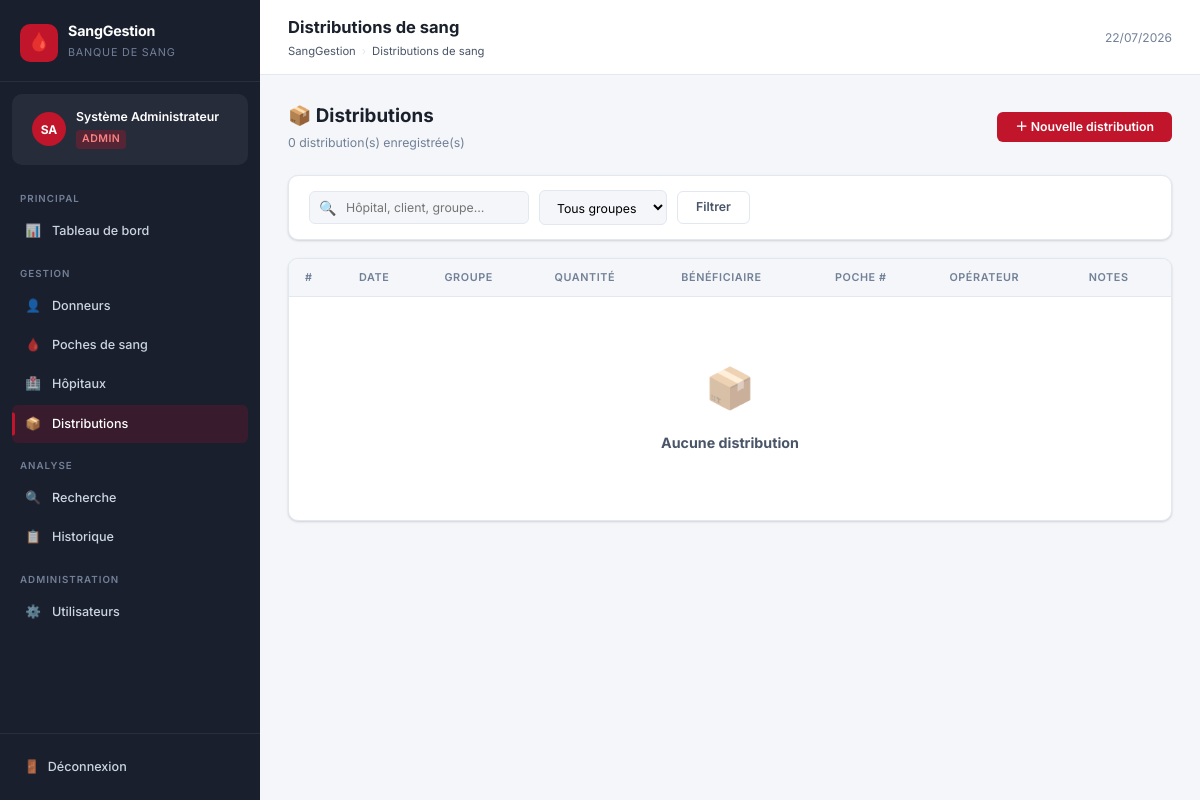
The page /vente.php (signed in) on the database its author committed.
### tables this page shows
CREATE TABLE IF NOT EXISTS utilisateurs (
    id         INT AUTO_INCREMENT PRIMARY KEY,
    nom        VARCHAR(80)  NOT NULL,
    prenom     VARCHAR(80)  NOT NULL,
    email      VARCHAR(150) NOT NULL UNIQUE,
    mot_de_passe VARCHAR(255) NOT NULL,
    role       ENUM('admin','agent','medecin') NOT NULL DEFAULT 'agent',
    actif      TINYINT(1) NOT NULL DEFAULT 1,
    cree_le    DATETIME NOT NULL DEFAULT CURRENT_TIMESTAMP,
    modifie_le DATETIME NOT NULL DEFAULT CURRENT_TIMESTAMP ON UPDATE CURRENT_TIMESTAMP
);

### auth_check.php (called while the page is built, shortened)
<?php
function getUtilisateurActuel(): array {
    $db   = getDB();
    $stmt = $db->prepare('SELECT id, nom, prenom, email, role FROM utilisateurs WHERE id = ? AND actif = 1');
    $stmt->execute([$_SESSION['user_id']]);
    $u = $stmt->fetch();
    return $u;
}
$userActuel = getUtilisateurActuel();

### vente.php (the view, shortened to what this page needs)
<?php
$root       = '../';
$pageTitre  = 'Distributions de sang';
$pageModule = 'ventes';
require_once __DIR__ . '/../includes/auth_check.php';
$db = getDB();
$search  = trim($_GET['q'] ?? '');
$page    = max(1,(int)($_GET['page'] ?? 1));
$limit   = 15; $offset = ($page-1)*$limit;
$where  = ['1=1']; $params = [];
$ws = 'WHERE '.implode(' AND ', $where);
$totalR = $db->prepare("SELECT COUNT(*) FROM ventes v JOIN poches p ON p.id=v.poche_id LEFT JOIN hopitaux h ON h.id=v.hopital_id $ws");
$totalR->execute($params); $total = $totalR->fetchColumn();
$stmt = $db->prepare(
    "SELECT v.*, p.groupe_sanguin, p.quantite_ml as stock_poche,
            h.nom as hopital_nom,
            CONCAT(u.prenom,' ',u.nom) as operateur
     FROM ventes v
     JOIN poches p ON p.id = v.poche_id
     LEFT JOIN hopitaux h ON h.id = v.hopital_id
     LEFT JOIN utilisateurs u ON u.id = v.utilisateur_id
     $ws ORDER BY v.date_operation DESC, v.cree_le DESC
     LIMIT $limit OFFSET $offset"
);
$stmt->execute($params);
$ventes = $stmt->fetchAll();
require_once __DIR__ . '/../includes/header.php';
?>
<div class="section-header">
    <div>
        <div class="section-titre">📦 Distributions</div>
        <div class="section-sous-titre"><?= $total ?> distribution(s) enregistrée(s)</div>
    </div>
    <button class="btn btn-primaire" data-ouvrir-modal="modalVente">＋ Nouvelle distribution</button>
</div>
<div class="carte-tableau" style="margin-bottom:18px;">
    <div style="padding:14px 20px;">
        <form method="GET" style="display:flex;gap:10px;flex-wrap:wrap;align-items:center;">
            <div class="champ-recherche">
                <span class="ic-recherche">🔍</span>
                <input type="text" name="q" value="<?= htmlspecialchars($search) ?>" placeholder="Hôpital, client, groupe…">
            </div>
            <select name="groupe" style="padding:8px 13px;border:1px solid var(--bordure);border-radius:var(--rayon-sm);font-family:inherit;font-size:.82rem;background:var(--fond);">
                <option value="">Tous groupes</option>
            </select>
            <button type="submit" class="btn btn-secondaire">Filtrer</button>
        </form>
    </div>
</div>
<div class="carte-tableau">
    <div class="table-wrapper">
        <table id="tableauPrincipal">
            <thead>
                <tr>
                    <th>#</th><th>Date</th><th>Groupe</th>
                    <th>Quantité</th><th>Bénéficiaire</th>
                    <th>Poche #</th><th>Opérateur</th><th>Notes</th>
                </tr>
            </thead>
            <tbody>
                <?php if (empty($ventes)): ?>
                <tr><td colspan="8">
                    <div class="etat-vide">
                        <div class="etat-vide-icone">📦</div>
                        <div class="etat-vide-titre">Aucune distribution</div>
                    </div>
                </td></tr>
                <?php endif; ?>
            </tbody>
        </table>
    </div>
</div>
<?php require_once __DIR__ . '/../includes/footer.php'; ?>

### header.php (shortened to what this page needs)
<?php
$pageTitre  = $pageTitre  ?? 'Tableau de bord';
$pageModule = $pageModule ?? 'dashboard';
$root = $root ?? '../';
?>
<!DOCTYPE html>
<html lang="fr">
<head>
    <link rel="stylesheet" href="<?= $root ?>css/style.css">
</head>
<body>
<div class="layout">
<aside class="sidebar" id="sidebar">
    <div class="sidebar-logo">
        <div class="sidebar-logo-icon">🩸</div>
        <div class="sidebar-logo-texte">
            <strong><?= APP_NAME ?></strong>
            <span>Banque de Sang</span>
        </div>
    </div>
    <div class="sidebar-profil">
        <div class="sidebar-avatar">
            <?= strtoupper(mb_substr($userActuel['prenom'], 0, 1) . mb_substr($userActuel['nom'], 0, 1)) ?>
        </div>
        <div class="sidebar-profil-info">
            <strong><?= htmlspecialchars($userActuel['prenom'] . ' ' . $userActuel['nom']) ?></strong>
            <span class="badge-role <?= $userActuel['role'] ?>">
                <?= ucfirst($userActuel['role']) ?>
            </span>
        </div>
    </div>
    <nav class="sidebar-nav">
        <div class="sidebar-section-label">Principal</div>
        <a href="<?= $root ?>pages/dashboard.php"
           class="nav-item <?= $pageModule === 'dashboard' ? 'actif' : '' ?>">
            <span class="nav-icon">📊</span> Tableau de bord
        </a>
        <div class="sidebar-section-label">Gestion</div>
        <a href="<?= $root ?>pages/donneur.php"
           class="nav-item <?= $pageModule === 'donneurs' ? 'actif' : '' ?>">
            <span class="nav-icon">👤</span> Donneurs
        </a>
        <a href="<?= $root ?>pages/poche.php"
           class="nav-item <?= $pageModule === 'poches' ? 'actif' : '' ?>">
            <span class="nav-icon">🩸</span> Poches de sang
        </a>
        <a href="<?= $root ?>pages/hopital.php"
           class="nav-item <?= $pageModule === 'hopitaux' ? 'actif' : '' ?>">
            <span class="nav-icon">🏥</span> Hôpitaux
        </a>
        <a href="<?= $root ?>pages/vente.php"
           class="nav-item <?= $pageModule === 'ventes' ? 'actif' : '' ?>">
            <span class="nav-icon">📦</span> Distributions
        </a>
        <div class="sidebar-section-label">Analyse</div>
        <a href="<?= $root ?>pages/recherche.php"
           class="nav-item <?= $pageModule === 'recherche' ? 'actif' : '' ?>">
            <span class="nav-icon">🔍</span> Recherche
        </a>
        <a href="<?= $root ?>pages/historique.php"
           class="nav-item <?= $pageModule === 'historique' ? 'actif' : '' ?>">
            <span class="nav-icon">📋</span> Historique
        </a>
        <?php if ($userActuel['role'] === 'admin'): ?>
        <div class="sidebar-section-label">Administration</div>
        <a href="<?= $root ?>pages/utilisateurs.php"
           class="nav-item <?= $pageModule === 'utilisateurs' ? 'actif' : '' ?>">
            <span class="nav-icon">⚙️</span> Utilisateurs
        </a>
        <?php endif; ?>
    </nav>
    <div class="sidebar-footer">
        <a href="<?= $root ?>auth/logout.php" class="btn-deconnexion">
            <span>🚪</span> Déconnexion
        </a>
    </div>
</aside>
<div class="contenu">
    <header class="topbar">
        <div class="topbar-gauche">
            <div class="topbar-titre"><?= htmlspecialchars($pageTitre) ?></div>
            <div class="breadcrumb">
                <span><?= APP_NAME ?></span>
                <span class="sep">›</span>
                <span><?= htmlspecialchars($pageTitre) ?></span>
            </div>
        </div>
        <div class="topbar-droite">
            <span style="font-size:.8rem;color:var(--texte-fin)">
                <?= date('d/m/Y') ?>
            </span>
        </div>
    </header>
    <main class="page">

### rows shown on the page
utilisateurs: prenom+nom "SA", prenom+nom "Système Administrateur", role "ADMIN"

### other values the page prints
APP_NAME "SangGestion"
$pageTitre "Distributions de sang"
$total "0"
